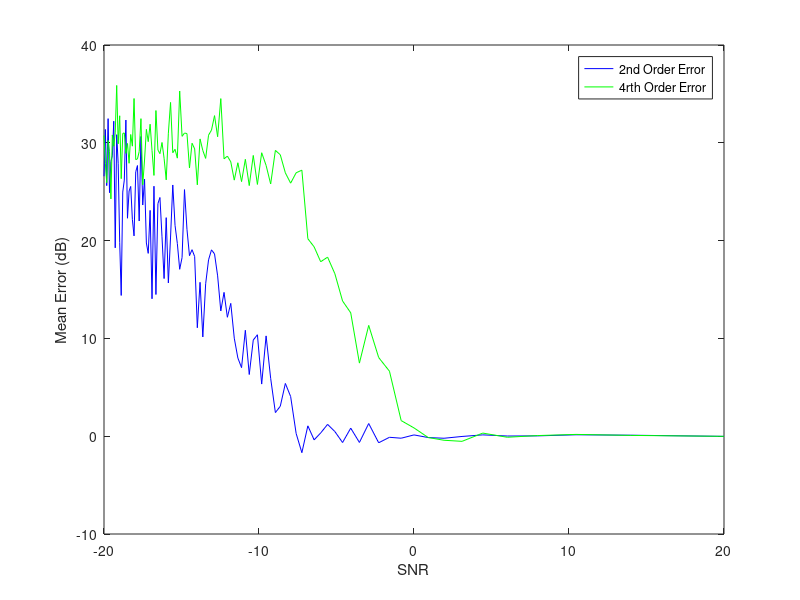

Reproduce this figure in MATLAB.
%% Erro Second and fourth
clc;clear;
%% Initializations
alpha = 1;

pol_signal_one = [1;-1;0]/sqrt(2);
pol_cum_signal_one = [1;1;0;-1;0;0]/2; %ground

% pol_signal_one = [1;1;1]/sqrt(3);
% pol_cum_signal_one = [1;1;1;1;1;1]/3;

signal_one_offset = 30*pi/180;
samples = 500;
Window = 100;    %size of window
Averaged_samples = 100;

signal_one_phase_est_second = zeros(1,Averaged_samples);
signal_one_mag_est_second = zeros(1,Averaged_samples);

signal_one_phase_est_fourth = zeros(1,Averaged_samples);
signal_one_mag_est_fourth = zeros(1,Averaged_samples);

SNR = zeros(1,Averaged_samples);
%% Matrix Calculations
% Implimenting a window. Esprit and SR techniques
Noise = linspace(.1,10,Averaged_samples);
for Averaged_sample = 1:Averaged_samples;
    
    SNR(Averaged_sample) = 10*log10(1/(Noise(Averaged_sample))^2);
    for n = 1:samples
        %% Random Statistics Used for Both second and forth order Algorithms
        signal_one =  pol_signal_one*(sqrt(-2*log(1-rand(1,Window))).*exp(1i*2*pi*rand(1,Window)));
        
        s1 = alpha*signal_one;
        s2 = alpha*exp(1i*signal_one_offset)*signal_one ;
        
        s1_Noise = s1 + Noise(Averaged_sample)*sqrt(-2*log(1-rand(3,Window))).*exp(1i*2*pi*rand(3,Window));
        s2_Noise = s2 + Noise(Averaged_sample)*sqrt(-2*log(1-rand(3,Window))).*exp(1i*2*pi*rand(3,Window));
        %% Second order Statistics
        p1_2 = [s1_Noise(1,:)
            s1_Noise(2,:)
            s1_Noise(3,:)];
        
        p2_2 = [s2_Noise(1,:)
            s2_Noise(2,:)
            s2_Noise(3,:)];
        
        R1_2 = p1_2*p1_2'/Window;
        R2_2 = p1_2*p2_2'/Window;
        
        A_2 = pinv(R1_2)*R2_2;
        
        [u_2,c_2] = eig(A_2);
        
        sort_pol_2 = abs(pol_signal_one'*u_2);
        [~,kk_2] = sort(sort_pol_2,'descend');
        signal_one_phase_est_second(Averaged_sample) = signal_one_phase_est_second(Averaged_sample) + (angle(c_2(kk_2(1),kk_2(1)))+signal_one_offset)/samples;
        signal_one_mag_est_second(Averaged_sample) = signal_one_mag_est_second(Averaged_sample) + abs(c_2(kk_2(1),kk_2(1)))/samples;
        
        %% Fourth Order Statistics
        p1_4 = [s1_Noise(1,:).*s1_Noise(1,:)
            s1_Noise(2,:).*s1_Noise(2,:)
            s1_Noise(3,:).*s1_Noise(3,:)
            s1_Noise(1,:).*s1_Noise(2,:)
            s1_Noise(1,:).*s1_Noise(3,:)
            s1_Noise(2,:).*s1_Noise(3,:)];
        
        p2_4 = [s2_Noise(1,:).*s2_Noise(1,:)
            s2_Noise(2,:).*s2_Noise(2,:)
            s2_Noise(3,:).*s2_Noise(3,:)
            s2_Noise(1,:).*s2_Noise(2,:)
            s2_Noise(1,:).*s2_Noise(3,:)
            s2_Noise(2,:).*s2_Noise(3,:)];
        
        R1_4 = p1_4*p1_4'/Window;
        R2_4 = p1_4*p2_4'/Window;
        
        A_4 = pinv(R1_4)*R2_4;
        
        [u_4,c_4] = eig(A_4);
        
        sort_pol_4 = abs(pol_cum_signal_one'*u_4);
        [~,kk_4] = sort(sort_pol_4,'descend');
        signal_one_phase_est_fourth(Averaged_sample) = signal_one_phase_est_fourth(Averaged_sample) + (0.5*angle(c_4(kk_4(1),kk_4(1)))+signal_one_offset)/samples;
        signal_one_mag_est_fourth(Averaged_sample) = signal_one_mag_est_fourth(Averaged_sample) + abs(c_4(kk_4(1),kk_4(1)))/samples;
        
    end
end
%% Plotting Results

figure(2);title('Mean Error (dB)'); 
plot(SNR,signal_one_phase_est_second*180/pi,'b');
hold on;
plot(SNR,signal_one_phase_est_fourth*180/pi,'g');
hold off;
xlabel('SNR');ylabel('Mean Error (dB)')
legend('2nd Order Error','4rth Order Error','Location','northeast');


% figure(2)
% plot(SNR,signal_one_mag_est_second,'b')
% hold on;
% plot(SNR,signal_one_mag_est_fourth,'g')
% hold off;
% legend('2nd Order Coherance','4rth Order Coherance','Location','southeast');
